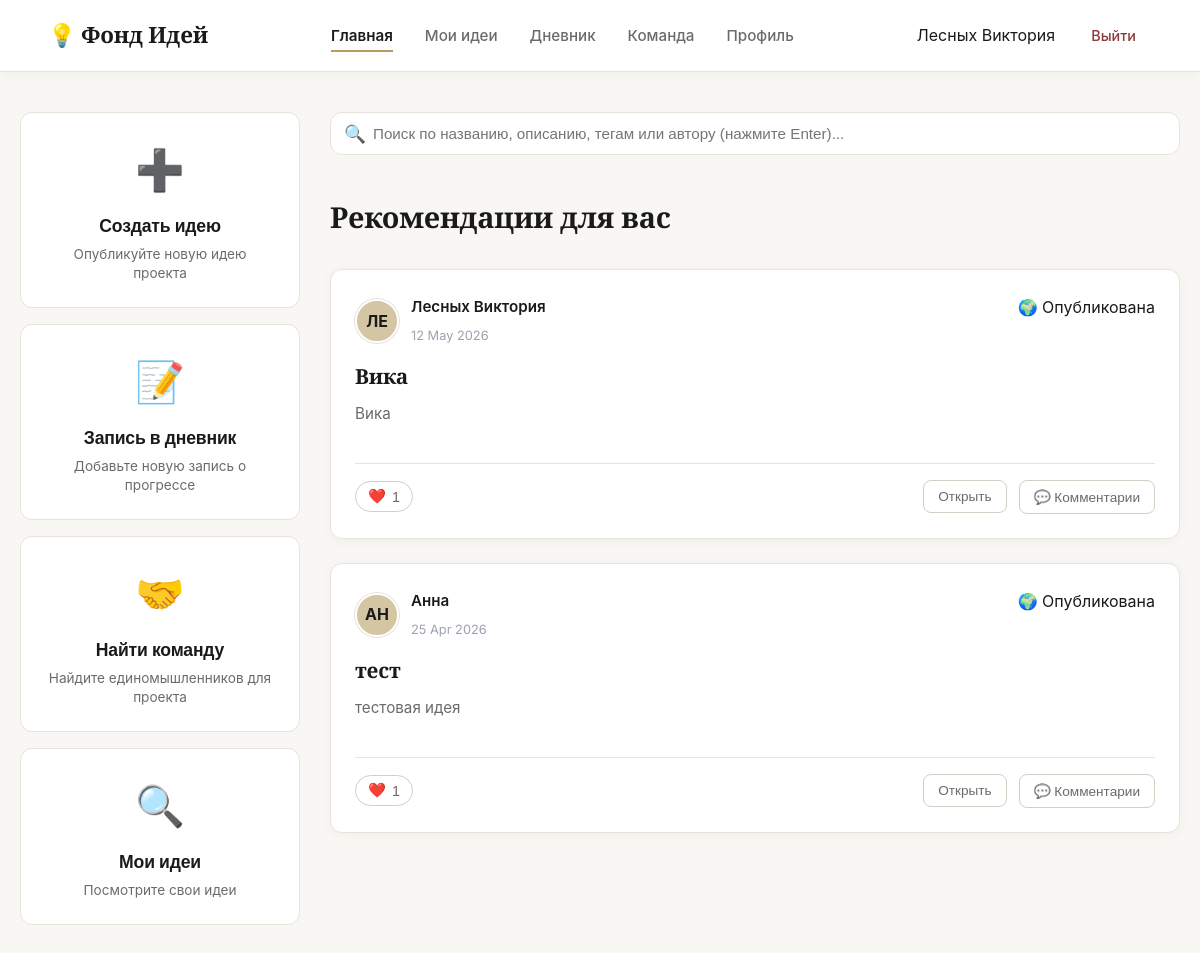
/dashboard (signed in), run on an earlier commit of the app's database.
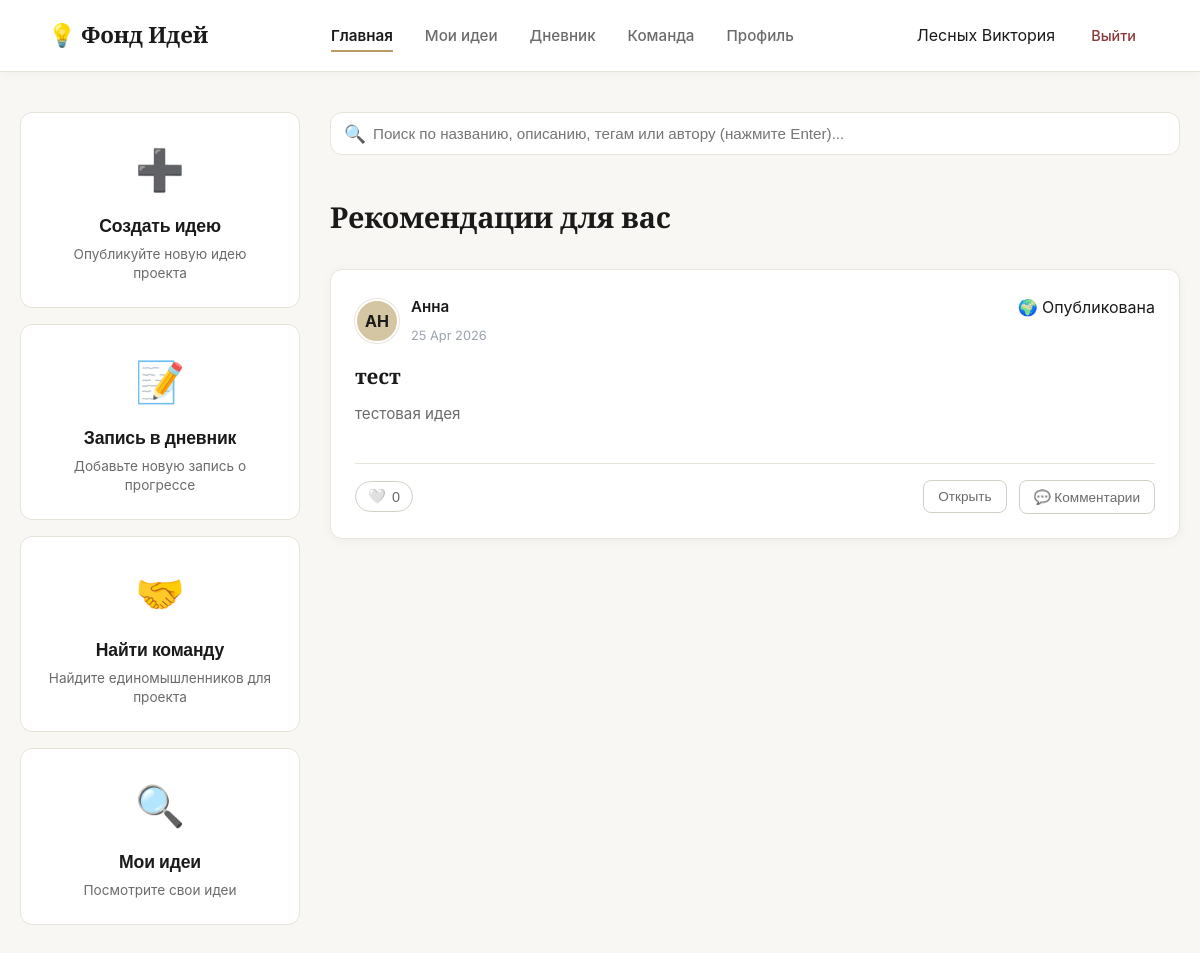
And on a later commit of the database.
### data/models.py (models this page shows, shortened)
class Idea(db.Model):
    id = db.Column(db.Integer, primary_key=True)
    user_id = db.Column(db.Integer, db.ForeignKey('user.id'), nullable=False)
    title = db.Column(db.String(200), nullable=False)
    description = db.Column(db.Text)
    category = db.Column(db.String(50))
    visibility = db.Column(db.String(20), default='draft')
    license = db.Column(db.String(20), default='all_rights')
    tags = db.Column(db.String(200))
    date = db.Column(db.String(50))

class User(db.Model):
    id = db.Column(db.Integer, primary_key=True)
    username = db.Column(db.String(80), nullable=False)
    email = db.Column(db.String(120), unique=True, nullable=False)
    password_hash = db.Column(db.String(256))
    bio = db.Column(db.Text, default="Основатель стартапа в области EdTech...")
    about_me = db.Column(db.Text, default="")
    city = db.Column(db.String(100), default="Москва, Россия")
    joined_year = db.Column(db.String(10), default="2026")
    is_email_visible = db.Column(db.Boolean, default=True)
    is_city_visible = db.Column(db.Boolean, default=True)
    is_photo_visible = db.Column(db.Boolean, default=True)
    is_skills_visible = db.Column(db.Boolean, default=True)
    is_description_visible = db.Column(db.Boolean, default=True)
    is_ideas_visible = db.Column(db.Boolean, default=True)
    is_team_visible = db.Column(db.Boolean, default=True)
    ideas = db.relationship('Idea', backref='author', lazy=True)
    diary_entries = db.relationship('DiaryEntry', backref='owner', lazy=True)
    skills = db.relationship('Skill', backref='owner_skill', lazy=True)

### app.py (the view)
@app.route('/dashboard')
def dashboard():
    user = get_current_user()
    if not user:
        return redirect(url_for('index'))
    user_ideas = Idea.query.filter_by(user_id=user.id).all()
    user_categories = {i.category for i in user_ideas if i.category}
    user_tags = set()
    for i in user_ideas:
        if i.tags:
            user_tags.update(t.strip().lower() for t in i.tags.split(','))
    user_skills = {s.name.lower() for s in Skill.query.filter_by(user_id=user.id).all()}
    candidates = Idea.query.filter(Idea.visibility == 'published').all()
    scored_ideas = []
    now = datetime.datetime.now()
    for idea in candidates:
        score = 0
        if idea.category in user_categories:
            score += 30
        idea_tags = set(t.strip().lower() for t in idea.tags.split(',')) if idea.tags else set()
        score += len(idea_tags & user_tags) * 10
        score += len(idea_tags & user_skills) * 5
        likes_count = Like.query.filter_by(idea_id=idea.id).count()
        score += likes_count * 2
        try:
            idea_date = datetime.datetime.strptime(idea.date, '%d %b %Y')
            days_old = (now - idea_date).days
            if days_old < 30:
                score += (30 - days_old) * 1.5
        except ValueError:
            pass
        scored_ideas.append({'idea': idea, 'score': score})
    scored_ideas.sort(key=lambda x: (x['score'], x['idea'].id), reverse=True)
    recommended_ideas = [item['idea'] for item in scored_ideas[:15]]
    liked_ideas = {l.idea_id for l in Like.query.filter_by(user_id=user.id).all()}
    return render_template('dashboard.html', username=user.username, recommended_ideas=recommended_ideas,
                           liked_ideas=liked_ideas)

### app.py (called while the page is built)
def get_current_user():
    if 'user_id' in session:
        return User.query.get(session['user_id'])
    return None

### templates/dashboard.html (shortened to what the changed rows need)
<!DOCTYPE html>
<html lang="ru">
<head>
    <link rel="stylesheet" href="{{ url_for('static', filename='css/styles.css') }}">
    <link rel="stylesheet" href="{{ url_for('static', filename='css/dashboard.css') }}">
</head>
<body class="dash-body">
    <main class="dashboard-layout">
        <section class="feed-container" id="feedContainer">
            <h2 class="feed-title" id="feedTitle">Рекомендации для вас</h2>
            {% if recommended_ideas %}
                {% for idea in recommended_ideas %}
                <article class="feed-card idea-card"
                         data-id="{{ idea.id }}"
                         data-title="{{ idea.title }}"
                         data-desc="{{ idea.description }}"
                         data-category="{{ idea.category }}"
                         data-visibility="{{ idea.visibility }}"
                         data-license="{{ idea.license }}"
                         data-tags="{{ idea.tags }}"
                         data-date="{{ idea.date }}">
                    <div class="feed-card-header card-header">
                        <div class="feed-author">
                            <div class="feed-avatar member-avatar">{{ idea.author.username[:2].upper() if idea.author else '??' }}</div>
                            <div>
                                <span class="feed-name">{{ idea.author.username if idea.author else 'Аноним' }}</span>
                                <span class="feed-time">{{ idea.date }}</span>
                            </div>
                        </div>
                        <span class="badge published">🌍 Опубликована</span>
                    </div>
                    <h3 class="feed-title-text">{{ idea.title }}</h3>
                    <p class="feed-desc">{{ idea.description[:180] }}{% if idea.description|length > 180 %}...{% endif %}</p>
                    <div class="feed-actions card-actions">
                        <button class="feed-like-btn" data-id="{{ idea.id }}" data-liked="{{ 'true' if idea.id in liked_ideas else 'false' }}" onclick="toggleLike(this)">
                            <span class="like-icon">{{ '❤️' if idea.id in liked_ideas else '🤍' }}</span>
                            <span class="like-count">{{ idea.likes|length }}</span>
                        </button>
                        <button class="action-btn" onclick="openViewModal(this.closest('.idea-card'))"> Открыть</button>
                        <button class="action-btn outline" onclick="openCommentsModal({{ idea.id }})">💬 Комментарии</button>
                    </div>
                </article>
                {% endfor %}
            {% else %}
                <div class="empty-feed">
                    <h3> Пока нет рекомендаций</h3>
                    <p>Создайте идеи или добавьте навыки, чтобы получить персональную подборку.</p>
                </div>
            {% endif %}
        </section>
    </main>
</body>
</html>

What changed in the data, as far as the page shows it:
removed Idea: author "ЛЕ", author "Лесных Виктория", date "12 May 2026", title "Вика", description "Вика", id "❤️", likes|length "1"
computed for Idea "тест": id "❤️" → "🤍"; likes|length "1" → "0"
